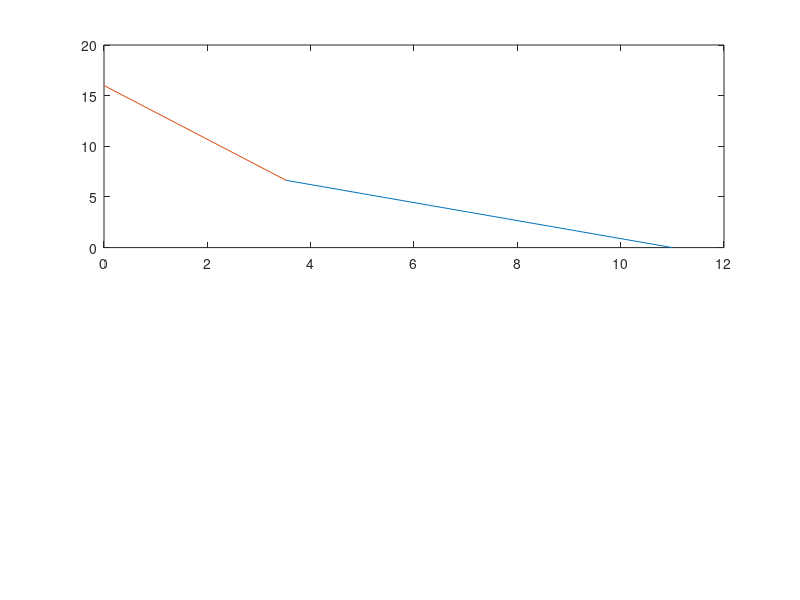

MATLAB code for this plot: (Note: this script raises an error after producing the figure.)
%% Notes
% See how the walking sycle would look. What are we really expecting 
% from a walking cycle??

%% Paremeters
l1=10;                 %Determines leg size, in this case we asume that upper and lower limb segments are the same size
% l1=8.2;
% l2=4;
q1_Position=[0 16];    %Modify these parameter dependig on the leg size
xlimit1=[-20 20];     
ylimit1=[0 20];      
xlimit2=[-15 250];      %Modify these parameter dependig on the feasible forse size
ylimit2=[-30 40]; 
firstTouchPoint=20;    %Modify this parameter dependig on the leg size
                        %Include forces and Moment Arm Matrix here
Motor_Force=49*.80;                       
%%
% slope1=zeros(1,6);
angleCount=0;

figure

%%
for i=1:2:45
    
    %     i
        x(1) = q1_Position(1);
        y(1) = q1_Position(2);
        x(2) = q1_Position(1);
        y(2) = 0;
        x(3) = firstTouchPoint-i; 
        y(3) = 0;
        x(4) = q1_Position(1); 
        y(4) = q1_Position(2);
    %    
        mid_Hip_x=(q1_Position(1)-x(3))/2;
        mid_Hip_y=(q1_Position(2)-y(3))/2;

        if (x(3)<0)
        foot_q1_dist=sqrt(((x(1)+x(3))^2)+(y(1)-y(2))^2);
        else
        foot_q1_dist=sqrt(((x(1)-x(3))^2)+(y(1)-y(2))^2);   
        end
        max_dist=l1*2;
        c=sqrt((l1^2-(foot_q1_dist/2)^2));

        slope=(y(3)-q1_Position(2))/(x(3)+q1_Position(1));
        deg=atand(slope);

        knee_push=[(mid_Hip_x+x(3))+(c*cosd(90+deg)) (mid_Hip_y+y(3))+(c*sind(90+deg))];
        knee_pull=[((mid_Hip_x+x(3))+(-c*cosd(90+deg))) ((mid_Hip_y+y(3))+(-c*sind(90+deg)))];

    %     slope_l1=atand((knee_push(2)-y(1))/(knee_push(1)-x(1));

    if(foot_q1_dist<=(l1*2))
        angleCount=angleCount+1;
        if (x(3)>q1_Position(1))

%             subplot (4,1,1) 
            subplot (2,1,1) 
            plot ([knee_pull(1) x(3)], [knee_pull(2) y(3)]);

            hold on
%             subplot (4,1,1)
            subplot (2,1,1) 
            plot  ([knee_pull(1) x(1)], [knee_pull(2) y(1)]);

            x1=[q1_Position(1) q1_Position(1) knee_pull(1) q1_Position(1)];
            y1=[knee_pull(2) q1_Position(2) knee_pull(2) knee_pull(2)];

            x2=[knee_pull(1) knee_pull(1) x(3) knee_pull(1)];
            y2=[knee_pull(2) y(3) y(3) knee_pull(2)];

            [deg1(angleCount),deg2(angleCount)]=MeasureAngle (x1, y1, x2, y2);


        else

%             subplot (4,1,1);
            subplot (2,1,1) 
            plot([knee_push(1) x(3)], [knee_push(2) y(3)]);
            hold on
%             subplot (4,1,1);
            subplot (2,1,1) 
            plot ([knee_push(1) x(1)], [knee_push(2) y(1)]);

            x1=[q1_Position(1) q1_Position(1) knee_push(1) q1_Position(1)];
            y1=[knee_push(2) q1_Position(2) knee_push(2) knee_push(2)];

            x2=[knee_push(1) knee_push(1) x(3) knee_push(1)];
            y2=[knee_push(2) y(3) y(3) knee_push(2)]; 
            [deg1(angleCount),deg2(angleCount)]=MeasureAngle (x1, y1, x2, y2);

            if (x(3)<knee_push(1))
                deg2(angleCount)=-deg2(angleCount)
            end
        end
    end
end

xlim(xlimit1);
ylim(ylimit1);
pbaspect([1 (ylimit1(1)-ylimit1(2))/(xlimit1(1)-xlimit1(2)) 1])
title('Leg position')
xlabel('cm')
ylabel('cm') 
hold on

% subplot (4,1,2)
% plot (deg1)
% ylim([-100 100]);
% title('deg1')
% xlabel('Leg position')
% ylabel('deg') 
% 
% 
% subplot (4,1,3)
% plot (deg2)
% ylim([-100 100]);
% title('deg2')
% xlabel('Leg position')
% ylabel('deg')
     
degs=[deg1;deg2]';
% subplot (4,1,4)
subplot (2,1,2) 


Tendon_Limb_Design(degs,Motor_Force)
xlim(xlimit2);
ylim(ylimit2);
pbaspect([1 (ylimit2(1)-ylimit2(2))/(xlimit2(1)-xlimit2(2)) 1])



    
